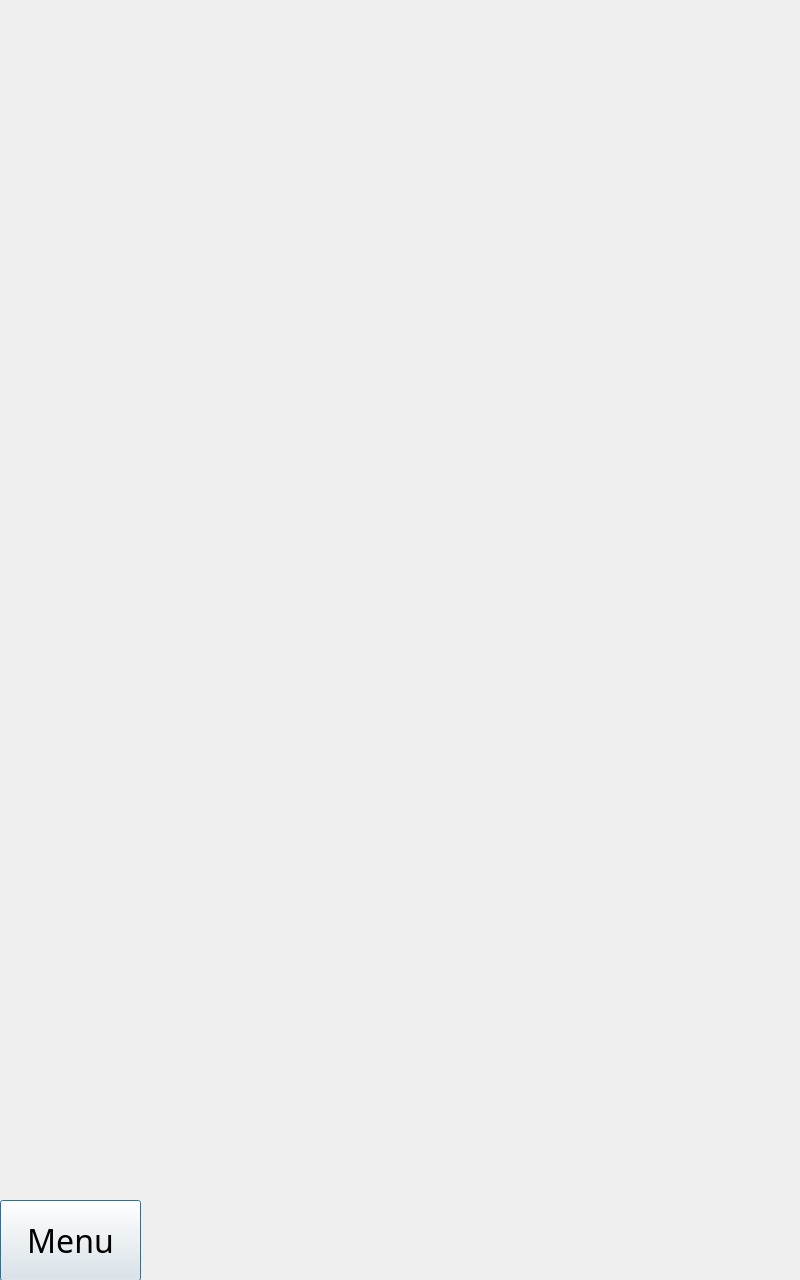
<?xml version="1.0" encoding="UTF-8"?>
<ui version="4.0">
 <class>OutputDialog</class>
 <widget class="QDialog" name="OutputDialog">
  <property name="geometry">
   <rect>
    <x>0</x>
    <y>0</y>
    <width>800</width>
    <height>1280</height>
   </rect>
  </property>
  <property name="minimumSize">
   <size>
    <width>800</width>
    <height>1280</height>
   </size>
  </property>
  <property name="maximumSize">
   <size>
    <width>800</width>
    <height>1280</height>
   </size>
  </property>
  <property name="font">
   <font>
    <family>Calibri</family>
    <weight>75</weight>
    <bold>true</bold>
   </font>
  </property>
  <property name="windowTitle">
   <string>main</string>
  </property>
  <property name="windowIcon">
   <iconset>
    <normaloff>:/icon/icon.png</normaloff>:/icon/icon.png</iconset>
  </property>
  <widget class="QLabel" name="imgLabel">
   <property name="geometry">
    <rect>
     <x>-580</x>
     <y>0</y>
     <width>1980</width>
     <height>1080</height>
    </rect>
   </property>
   <property name="minimumSize">
    <size>
     <width>1980</width>
     <height>1080</height>
    </size>
   </property>
   <property name="maximumSize">
    <size>
     <width>1920</width>
     <height>1080</height>
    </size>
   </property>
   <property name="styleSheet">
    <string notr="true">bakgraound color: rgb(0, 0, 0)</string>
   </property>
   <property name="text">
    <string/>
   </property>
   <property name="alignment">
    <set>Qt::AlignCenter</set>
   </property>
  </widget>
  <widget class="QPushButton" name="menu">
   <property name="geometry">
    <rect>
     <x>0</x>
     <y>1200</y>
     <width>141</width>
     <height>81</height>
    </rect>
   </property>
   <property name="font">
    <font>
     <family>굴림</family>
     <pointsize>24</pointsize>
     <weight>50</weight>
     <bold>false</bold>
    </font>
   </property>
   <property name="text">
    <string>Menu</string>
   </property>
   <property name="default">
    <bool>true</bool>
   </property>
  </widget>
 </widget>
 <resources/>
 <connections/>
</ui>
